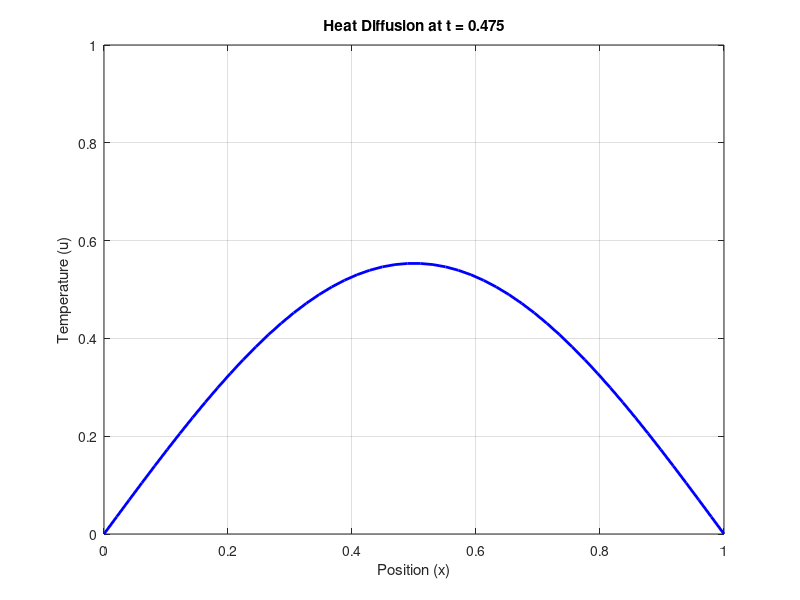
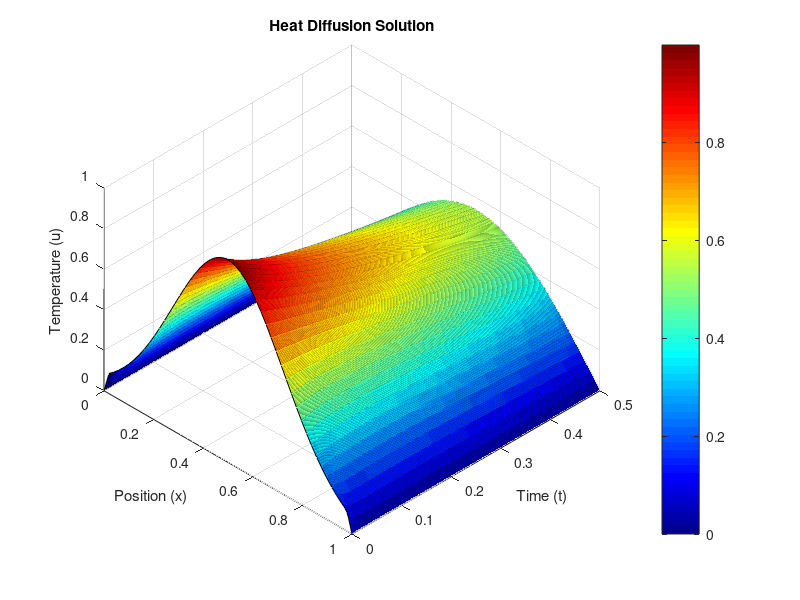

The MATLAB script that drew these images, in order:
function heat_diffusion_1d()
    % Parameters
    L = 1;          % Length of domain
    T = 0.5;        % Total time
    nx = 50;        % Number of spatial points
    nt = 1000;      % Number of time steps
    alpha = 0.1;    % Thermal diffusivity
    
    % Grid setup
    dx = L/(nx-1);
    dt = T/(nt-1);
    x = linspace(0, L, nx);
    t = linspace(0, T, nt);
    
    % Check stability condition
    r = alpha*dt/(dx^2);
    if r > 0.5
        error('Stability condition not met. Reduce dt or increase dx.');
    end
    
    % Initialize temperature field with initial conditions
    u = zeros(nx, nt);
    % Initial condition: Gaussian pulse
    u(:,1) = exp(-(x-L/2).^2/0.1);
    
    % Boundary conditions (fixed at zero)
    u(1,:) = 0;
    u(end,:) = 0;
    
    % Solve using FTCS scheme
    for n = 1:nt-1
        for i = 2:nx-1
            u(i,n+1) = u(i,n) + r*(u(i+1,n) - 2*u(i,n) + u(i-1,n));
        end
    end
    
    % Create animation
    figure('Position', [100 100 800 400]);
    for n = 1:50:nt
        plot(x, u(:,n), 'b-', 'LineWidth', 2);
        title(sprintf('Heat Diffusion at t = %.3f', t(n)));
        xlabel('Position (x)');
        ylabel('Temperature (u)');
        grid on;
        axis([0 L 0 1]);
        drawnow;
        pause(0.1);
    end
    
    % Create surface plot
    figure('Position', [100 100 800 600]);
    [X, T] = meshgrid(x, t);
    surf(X, T, u');
    colormap('jet');
    colorbar;
    xlabel('Position (x)');
    ylabel('Time (t)');
    zlabel('Temperature (u)');
    title('Heat Diffusion Solution');
    view(45, 45);
end